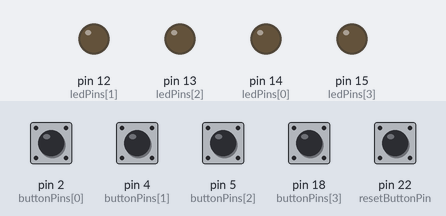
A sketch run on a simulated Arduino Mega 2560, built with avr-gcc and run on an emulated ATmega2560. Parts: output pins drawn as LEDs (lit = HIGH). Dashed ring = blinking. Inputs (shaded band) come from the test bench; at power-on: pin 2 (buttonPins[0]), pin 4 (buttonPins[1]), pin 5 (buttonPins[2]), pin 18 (buttonPins[3]) HIGH, pin 22 (resetButtonPin) LOW. Random numbers use the default seed unless the sketch sets one.

Above: at 2.8 s.
2.9 s: pin 2 (buttonPins[0]) pulled LOW for 0.15 s
At 3.7 s:
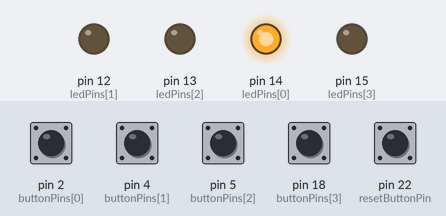
5.9 s: pin 4 (buttonPins[1]) pulled LOW for 0.15 s
At 6.1 s:
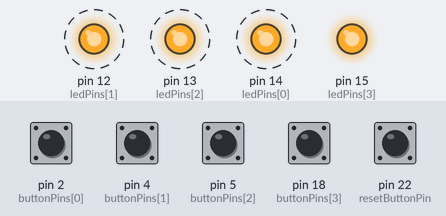
8.9 s: pin 4 (buttonPins[1]) pulled LOW for 1 s
At 9.95 s:
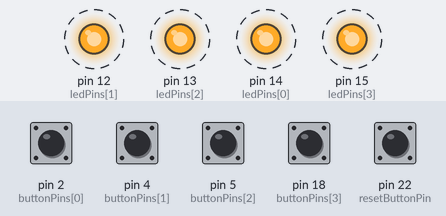
11.9 s: pin 5 (buttonPins[2]) pulled LOW for 1 s
At 12.95 s:
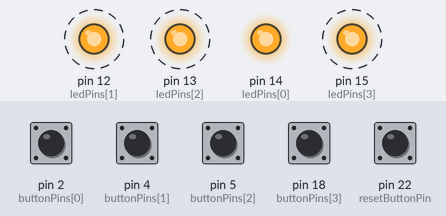
14.9 s: pin 18 (buttonPins[3]) pulled LOW for 1 s
At 18.2 s:
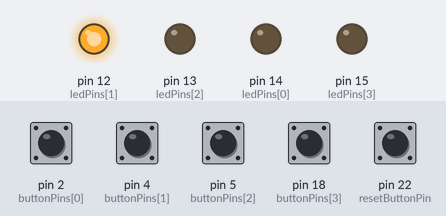
18.9 s: pin 18 (buttonPins[3]) pulled LOW for 0.15 s
At 21.4 s:
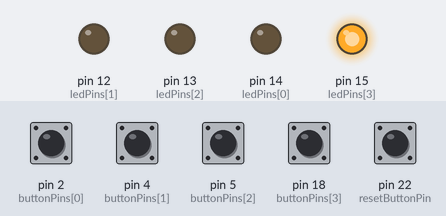
Timing chart, 0 to 22.9 s (numbered marks = the images above; inputs shaded):
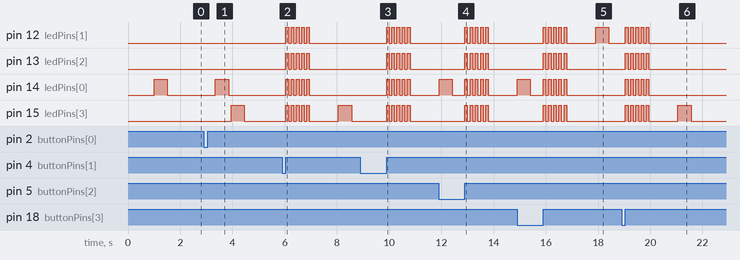

Measured:
- after the input at 2.9 s, pin 14 (ledPins[0]): LOW → HIGH after 0.45 s, → LOW 0.50 s later; pin 15 (ledPins[3]): LOW → HIGH after 1.1 s, → LOW 0.50 s later
- after the input at 5.9 s, pin 12 (ledPins[1]), pin 13 (ledPins[2]), pin 14 (ledPins[0]): alternates HIGH for 0.10 s and LOW for 0.10 s, 10 changes in all, then stays LOW, starting after 0.15 s; pin 15 (ledPins[3]): goes 4 × (HIGH 0.10 s, LOW 0.10 s), HIGH 0.10 s, LOW 1.1 s, HIGH 0.50 s, then LOW, starting after 0.15 s
- after the input at 8.9 s, pin 12 (ledPins[1]), pin 13 (ledPins[2]), pin 14 (ledPins[0]), pin 15 (ledPins[3]): alternates HIGH for 0.10 s and LOW for 0.10 s, 10 changes in all, then stays LOW, starting after 1.0 s
- after the input at 11.9 s, pin 12 (ledPins[1]), pin 13 (ledPins[2]), pin 15 (ledPins[3]): alternates HIGH for 0.10 s and LOW for 0.10 s, 10 changes in all, then stays LOW, starting after 1.0 s
- after the input at 14.9 s, pin 12 (ledPins[1]): goes 4 × (HIGH 0.10 s, LOW 0.10 s), HIGH 0.10 s, LOW 1.1 s, HIGH 0.50 s, then LOW, starting after 1.0 s; pin 13 (ledPins[2]), pin 15 (ledPins[3]): alternates HIGH for 0.10 s and LOW for 0.10 s, 10 changes in all, then stays LOW, starting after 1.0 s
- after the input at 18.9 s, pin 12 (ledPins[1]), pin 13 (ledPins[2]), pin 14 (ledPins[0]): alternates HIGH for 0.10 s and LOW for 0.10 s, 10 changes in all, then stays LOW, starting after 0.15 s; pin 15 (ledPins[3]): goes 4 × (HIGH 0.10 s, LOW 0.10 s), HIGH 0.10 s, LOW 1.1 s, HIGH 0.50 s, then LOW, starting after 0.15 s

The sketch:

sketch_nov5a.ino
```cpp
#include <Arduino.h>

const int buttonPins[] = {2, 4, 5, 18}; // Pins dos botões
const int ledPins[] = {14, 12, 13, 15}; // Pins dos LEDs
const int resetButtonPin = 22;
const int numButtons = 4;

int sequence[100]; // Sequência de cores/sinais
int sequenceLength = 1; // Comprimento inicial da sequência
int currentStep = 0; // Passo atual da sequência

void setup() {
  for (int i = 0; i < numButtons; i++) {
    pinMode(buttonPins[i], INPUT_PULLUP);
    pinMode(ledPins[i], OUTPUT);
  }
  randomSeed(analogRead(0)); // Inicializa o gerador de números aleatórios

  // Inicia a sequência
  for (int i = 0; i < 100; i++) {
    sequence[i] = random(0, numButtons);
  }

  delay(1000); // Aguarda um segundo antes de começar o jogo
  playSequence(); // Inicia o jogo
}

void loop() {
    if (digitalRead(resetButtonPin) == HIGH) {
    delay(50); // Debounce
    gameOver();
    return; // Retorna para sair do loop e começar o jogo do início
  }
  for (int i = 0; i < numButtons; i++) {
    if (digitalRead(buttonPins[i]) == LOW) {
      while (digitalRead(buttonPins[i]) == LOW) {} // Espera o botão ser solto
      if (i == sequence[currentStep]) {
        currentStep++;
        if (currentStep == sequenceLength) {
          // O jogador completou a sequência
          sequenceLength++;
          currentStep = 0;
          delay(300);
          playSequence();
        }
      } else {
        // O jogador errou a sequência
        gameOver();
      }
    }
  }
}

void playSequence() {
  for (int i = 0; i < sequenceLength; i++) {
    digitalWrite(ledPins[sequence[i]], HIGH);
    delay(500); // Mantém a luz acesa por 0.5 segundo
    digitalWrite(ledPins[sequence[i]], LOW);
    delay(100); // Aguarda 0.1 segundo antes de passar para o próximo
  }
}

void gameOver() {
  // Pode adicionar efeitos visuais
  // Por exemplo, piscar os LEDs rapidamente
  for (int i = 0; i < 5; i++) {
    for (int j = 0; j < numButtons; j++) {
      digitalWrite(ledPins[j], HIGH);
    }
    delay(100);
    for (int j = 0; j < numButtons; j++) {
      digitalWrite(ledPins[j], LOW);
    }
    delay(100);
  }

  // Reinicia o jogo
  sequenceLength = 1;
  currentStep = 0;
  for (int i = 0; i < 100; i++) {
    sequence[i] = random(0, numButtons);
  }

  delay(1000); // Aguarda um segundo antes de começar o jogo novamente
  playSequence();
}
```
